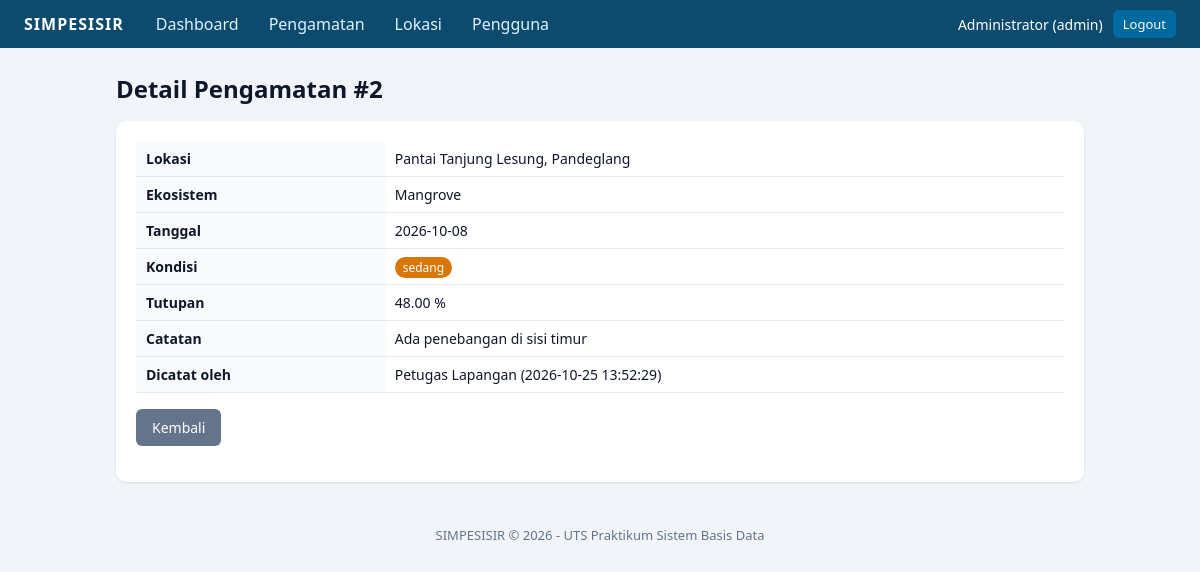
The page /pengamatan/detail.php?id=2 (signed in) on the database its author committed.
### tables this page shows
CREATE TABLE pengamatan (
  id_pengamatan  INT UNSIGNED NOT NULL AUTO_INCREMENT,
  id_lokasi      INT UNSIGNED NOT NULL,
  id_ekosistem   INT UNSIGNED NOT NULL,
  id_user        INT UNSIGNED NOT NULL,
  tanggal        DATE NOT NULL,
  kondisi        ENUM('baik','sedang','rusak') NOT NULL,
  tutupan_persen DECIMAL(5,2) NOT NULL,
  catatan        VARCHAR(500) NULL,
  created_at     TIMESTAMP NOT NULL DEFAULT CURRENT_TIMESTAMP,
  PRIMARY KEY (id_pengamatan),
  CONSTRAINT chk_tutupan CHECK (tutupan_persen BETWEEN 0 AND 100),
  CONSTRAINT fk_pengamatan_lokasi    FOREIGN KEY (id_lokasi)    REFERENCES lokasi(id_lokasi)       ON UPDATE CASCADE ON DELETE RESTRICT,
  CONSTRAINT fk_pengamatan_ekosistem FOREIGN KEY (id_ekosistem) REFERENCES ekosistem(id_ekosistem) ON UPDATE CASCADE ON DELETE RESTRICT,
  CONSTRAINT fk_pengamatan_user      FOREIGN KEY (id_user)      REFERENCES users(id_user)          ON UPDATE CASCADE ON DELETE RESTRICT
);

CREATE TABLE lokasi (
  id_lokasi      INT UNSIGNED NOT NULL AUTO_INCREMENT,
  nama_lokasi    VARCHAR(100) NOT NULL,
  kabupaten_kota VARCHAR(100) NOT NULL,
  keterangan     VARCHAR(255) NULL,
  PRIMARY KEY (id_lokasi),
  UNIQUE KEY uq_lokasi (nama_lokasi, kabupaten_kota)
);

CREATE TABLE ekosistem (
  id_ekosistem   INT UNSIGNED NOT NULL AUTO_INCREMENT,
  nama_ekosistem VARCHAR(50) NOT NULL,
  PRIMARY KEY (id_ekosistem),
  UNIQUE KEY uq_ekosistem_nama (nama_ekosistem)
);

CREATE TABLE users (
  id_user       INT UNSIGNED NOT NULL AUTO_INCREMENT,
  nama          VARCHAR(100) NOT NULL,
  username      VARCHAR(50)  NOT NULL,
  password_hash VARCHAR(255) NOT NULL,
  role          ENUM('admin','petugas') NOT NULL DEFAULT 'petugas',
  created_at    TIMESTAMP NOT NULL DEFAULT CURRENT_TIMESTAMP,
  PRIMARY KEY (id_user),
  UNIQUE KEY uq_users_username (username)
);

### includes/init.php (called while the page is built, shortened)
<?php
function e($s): string { return htmlspecialchars((string)$s, ENT_QUOTES, 'UTF-8'); }
function url(string $p = ''): string { return BASE_URL . '/' . ltrim($p, '/'); }

### pengamatan/detail.php (the view, shortened to what this page needs)
<?php
require_once __DIR__ . '/../includes/init.php';
$id = (int)($_GET['id'] ?? 0);
$stmt = $conn->prepare(
    'SELECT p.*, l.nama_lokasi, l.kabupaten_kota, e.nama_ekosistem, u.nama AS petugas
     FROM pengamatan p
     JOIN lokasi l ON l.id_lokasi = p.id_lokasi
     JOIN ekosistem e ON e.id_ekosistem = p.id_ekosistem
     JOIN users u ON u.id_user = p.id_user
     WHERE p.id_pengamatan = ?'
);
$stmt->bind_param('i', $id);
$stmt->execute();
$r = $stmt->get_result()->fetch_assoc();
require __DIR__ . '/../includes/header.php';
?>
<h1>Detail Pengamatan #<?= (int)$r['id_pengamatan'] ?></h1>
<div class="card"><table>
  <tr><th>Lokasi</th><td><?= e($r['nama_lokasi']) ?>, <?= e($r['kabupaten_kota']) ?></td></tr>
  <tr><th>Ekosistem</th><td><?= e($r['nama_ekosistem']) ?></td></tr>
  <tr><th>Tanggal</th><td><?= e($r['tanggal']) ?></td></tr>
  <tr><th>Kondisi</th><td><span class="badge <?= e($r['kondisi']) ?>"><?= e($r['kondisi']) ?></span></td></tr>
  <tr><th>Tutupan</th><td><?= e($r['tutupan_persen']) ?> %</td></tr>
  <tr><th>Catatan</th><td><?= e($r['catatan'] ?: '-') ?></td></tr>
  <tr><th>Dicatat oleh</th><td><?= e($r['petugas']) ?> (<?= e($r['created_at']) ?>)</td></tr>
</table>
<p><a class="btn btn-grey" href="<?= e(url('pengamatan/index.php')) ?>">Kembali</a></p></div>
<?php require __DIR__ . '/../includes/footer.php'; ?>

### assets/style.css (style rules this page uses)
* { box-sizing:border-box }
body { margin:0;font-family:system-ui,Arial,sans-serif;background:#f1f5f9;color:#0f172a }
.card { background:#fff;border-radius:10px;padding:20px;box-shadow:0 1px 3px rgba(0,0,0,.1);margin-bottom:20px }
h1 { margin-top:0;font-size:24px }
table { width:100%;border-collapse:collapse;font-size:14px }
th,td { padding:8px 10px;border-bottom:1px solid #e2e8f0;text-align:left;vertical-align:top }
th { background:#f8fafc }
.btn { display:inline-block;background:#0369a1;color:#fff;border:0;border-radius:6px;padding:9px 16px;cursor:pointer;text-decoration:none;font:inherit;font-size:14px }
.btn-grey { background:#64748b }
.badge { padding:2px 8px;border-radius:99px;font-size:12px;color:#fff }
.sedang { background:#d97706 }

### rows shown on the page
pengamatan: id_pengamatan "2", id_lokasi.nama_lokasi "Pantai Tanjung Lesung", id_lokasi.kabupaten_kota "Pandeglang", id_ekosistem.nama_ekosistem "Mangrove", tanggal "2026-10-08", kondisi "sedang", tutupan_persen "48.00", catatan "Ada penebangan di sisi timur", id_user.nama "Petugas Lapangan", created_at "2026-10-25 13:52:29"

### other values the page prints
$_SESSION['nama'] "Administrator"
$_SESSION['role'] "admin"
